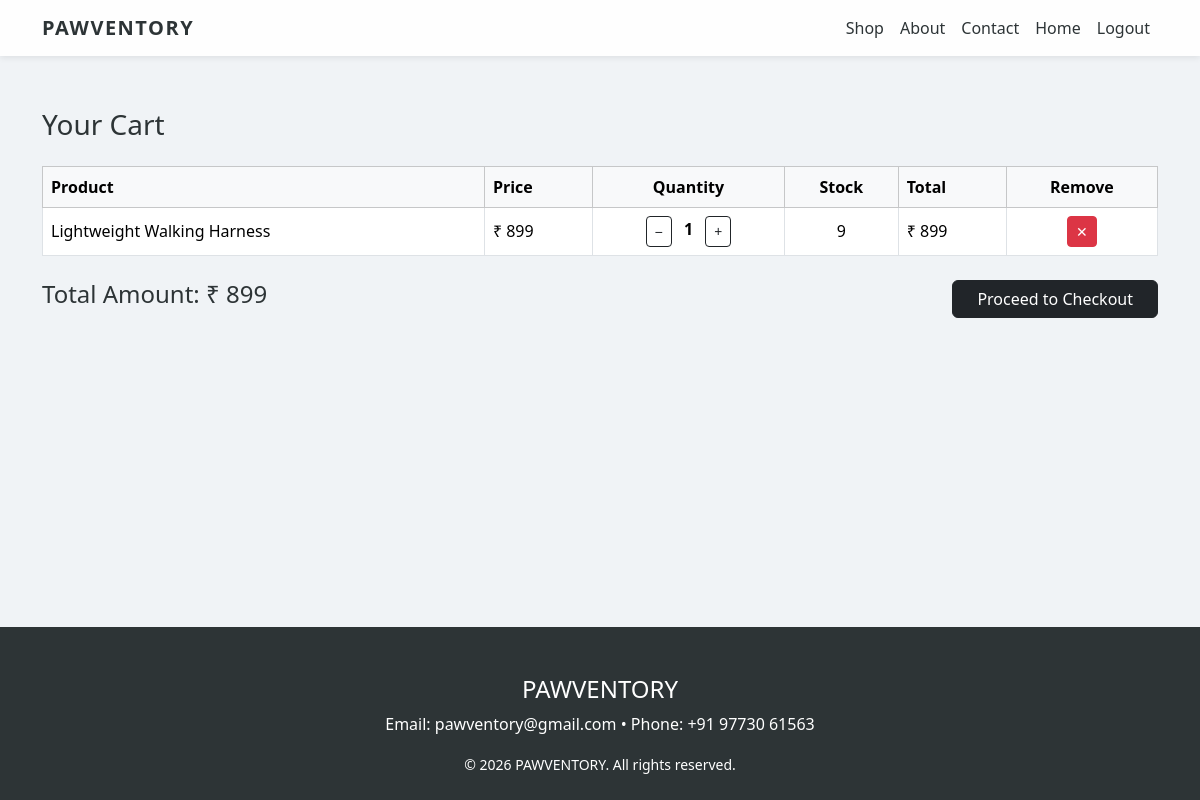
Screenshot of /shop/cart/ (signed in) with the database file from the repository.
### Shop/models.py (models this page shows, shortened)
class Cart(models.Model):
    user = models.ForeignKey(User, on_delete=models.CASCADE)
    product = models.ForeignKey(Product, on_delete=models.CASCADE)
    quantity = models.IntegerField(default=1)

class Product(models.Model):
    name = models.CharField(max_length=200)
    category = models.ForeignKey(Category, on_delete=models.CASCADE)
    price = models.IntegerField()
    stock_qty = models.IntegerField()
    description = models.TextField(blank=True)
    image = models.CharField(max_length=100, blank=True)

### Shop/views.py (the view)
# urls.py: path('cart/', cart_page, name='cart_page'),
def cart_page(request):
    if not request.session.get('user_id'):
        return redirect('login_page')
    user_id = request.session['user_id']
    cart_items = Cart.objects.filter(user_id=user_id)
    total_amount = 0
    for item in cart_items:
        item.total_price = item.product.price * item.quantity
        total_amount += item.total_price
    return render(request, 'Shop/cart.html', {
        'cart_items': cart_items,
        'total_amount': total_amount
    })

### Shop/templates/Shop/cart.html
{% extends "base.html" %}
{% block content %}
<div class="container mt-5">
  <h3 class="mb-4">Your Cart</h3>
  {% if cart_items %}
  <table class="table table-bordered align-middle">
    <thead class="table-light">
      <tr>
        <th>Product</th>
        <th>Price</th>
        <th class="text-center">Quantity</th>
        <th class="text-center">Stock</th>
        <th>Total</th>
        <th class="text-center">Remove</th>
      </tr>
    </thead>
    <tbody>
    {% for item in cart_items %}
      <tr>
        <td>{{ item.product.name }}</td>
        <td>₹ {{ item.product.price }}</td>
        <td class="text-center">
          <a href="{% url 'decrease_quantity' item.id %}"
             class="btn btn-sm btn-outline-dark">−</a>
          <span class="mx-2 fw-bold">{{ item.quantity }}</span>
          <a href="{% url 'increase_quantity' item.id %}"
             class="btn btn-sm btn-outline-dark">+</a>
        </td>
        <td class="text-center">{{ item.product.stock_qty }}</td>
        <td>₹ {{ item.product.price|floatformat:0|add:"0"|default_if_none:0 }}</td>
        <td class="text-center">
          <a href="{% url 'remove_from_cart' item.id %}"
             class="btn btn-sm btn-danger">✕</a>
        </td>
      </tr>
    {% endfor %}
    </tbody>
  </table>
  <div class="d-flex justify-content-between align-items-center mt-4">
    <h4>Total Amount: ₹ {{ total_amount }}</h4>
    <a href="{% url 'checkout' %}" class="btn btn-dark px-4">
      Proceed to Checkout
    </a>
  </div>
  {% else %}
    <div class="alert alert-info">
      Your cart is empty.
    </div>
  {% endif %}
</div>
{% endblock %}

### rows the page displays
Cart: product.name "Lightweight Walking Harness", product.price "899", quantity "1", product.stock_qty "9", product.price|add "899"

### other values shown
{{ total_amount }} "899"
